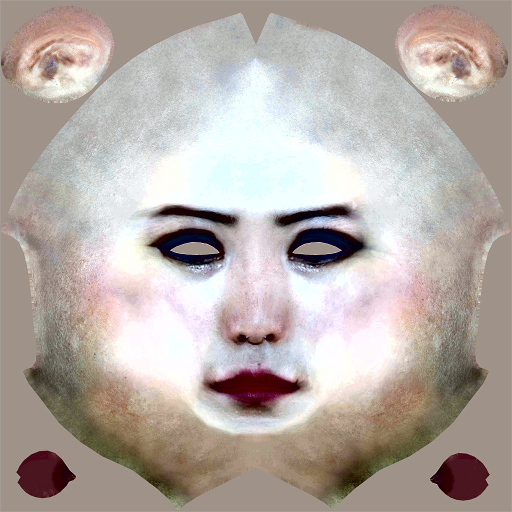
#> input picture 第四章/out.jpg, 1024 x 1024 px (shown at 1/2 size)
$ python '使用GrabCut进行前景检测.py'
#> lines starting #> are read from the running program, lines starting #| are printed output that depends on the picture
# 作者 ljc
import numpy as np
import cv2
from matplotlib import pyplot as plt

img = cv2.imread('out.jpg')
#> img is the input picture: shape (1024, 1024, 3); mean B, G, R 166.2, 171.7, 181.3
mask = np.zeros(img.shape[:2], np.uint8)

bgdModel = np.zeros((1, 65), np.float64)
fgdModel = np.zeros((1, 65), np.float64)

rect = (0, 80, 1023, 1000)
cv2.grabCut(img, mask, rect, bgdModel, fgdModel, 5,
            cv2.GC_INIT_WITH_RECT)

mask2 = np.where((mask == 2) | (mask == 0), 0, 1).astype('uint8')
img = img * mask2[:, :, np.newaxis]
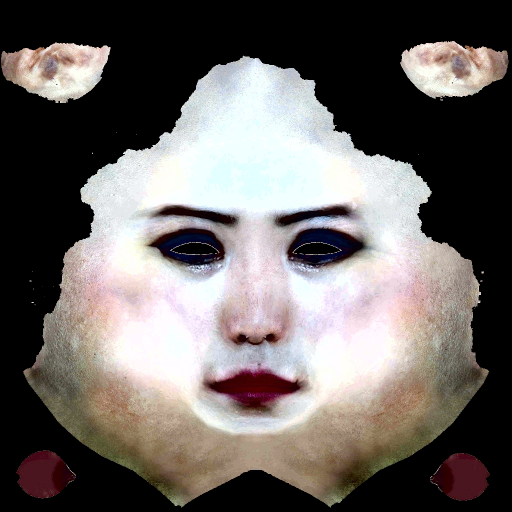
#> img: shape (1024, 1024, 3) (shown at 1/2 size); mean B, G, R 100.4, 103, 108.7
cv2.imshow('grabCut', img)
image = cv2.imread('out.jpg')
image = cv2.cvtColor(image, cv2.COLOR_BGR2GRAY)
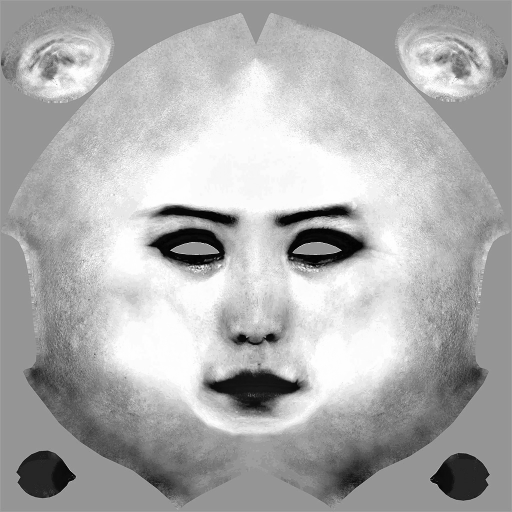
#> image: shape (1024, 1024) (shown at 1/2 size); min 0, max 255, mean 174
cv2.imshow('original', image)
cv2.waitKey()
cv2.destroyAllWindows()
# [14 lines of commented-out code are left out]
